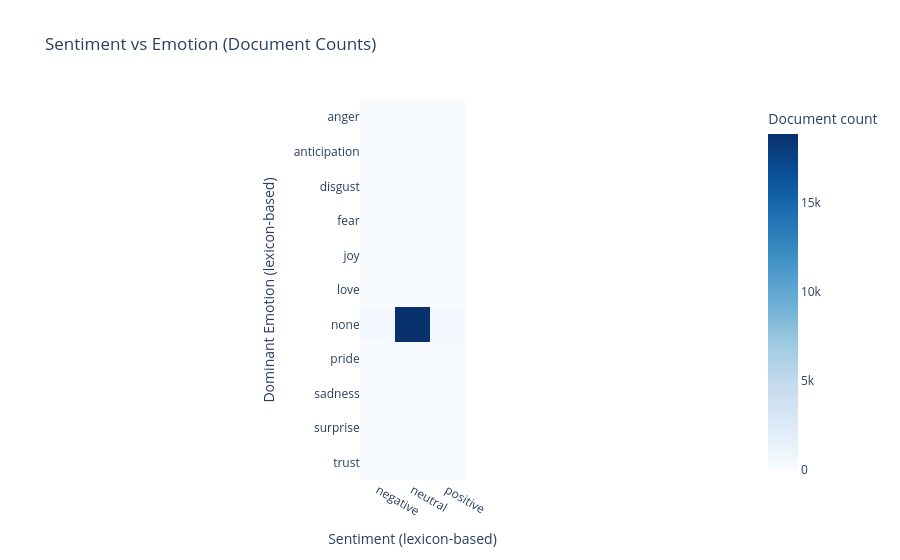

Notebook source saved alongside this figure:
### Code cell
fig.update_layout(
    xaxis_title="Sentiment (lexicon-based)",
    yaxis_title="Dominant Emotion (lexicon-based)",
    coloraxis_colorbar_title="Document count"
)

### Figure 1 — Plotly figure (JSON) as saved in the notebook; plotly's stock layout.template omitted (floating-point values rounded to 4 significant figures)
{"data": [{"coloraxis": "coloraxis", "hovertemplate": "Sentiment: %{x}<br>Emotion: %{y}<br>Count: %{z}<extra></extra>", "name": "0", "type": "heatmap", "x": ["negative", "neutral", "positive"], "xaxis": "x", "y": ["anger", "anticipation", "disgust", "fear", "joy", "love", "none", "pride", "sadness", "surprise", "trust"], "yaxis": "y", "z": [[17, 32, 2], [9, 109, 6], [3, 5, 0], [43, 24, 0], [0, 70, 150], [3, 85, 19], [407, 18880, 458], [1, 102, 102], [25, 33, 1], [17, 98, 4], [4, 110, 13]]}], "layout": {"coloraxis": {"colorbar": {"title": {"text": "Document count"}}, "colorscale": [[0, "rgb(247,251,255)"], [0.125, "rgb(222,235,247)"], [0.25, "rgb(198,219,239)"], [0.375, "rgb(158,202,225)"], [0.5, "rgb(107,174,214)"], [0.625, "rgb(66,146,198)"], [0.75, "rgb(33,113,181)"], [0.875, "rgb(8,81,156)"], [1, "rgb(8,48,107)"]]}, "title": {"text": "Sentiment vs Emotion (Document Counts)"}, "xaxis": {"anchor": "y", "constrain": "domain", "domain": [0, 1], "scaleanchor": "y", "title": {"text": "Sentiment (lexicon-based)"}}, "yaxis": {"anchor": "x", "autorange": "reversed", "constrain": "domain", "domain": [0, 1], "title": {"text": "Dominant Emotion (lexicon-based)"}}}}
